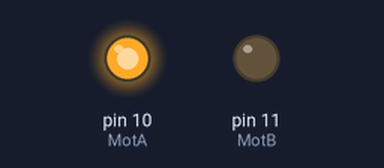
Bench run of a sketch on a simulated Arduino Uno, built with avr-gcc and run on an emulated ATmega328P. Parts: output pins drawn as LEDs (lit = HIGH). What the sketch prints to the serial monitor is not drawn.

Above: at 0.5 s.
At 1.5 s:
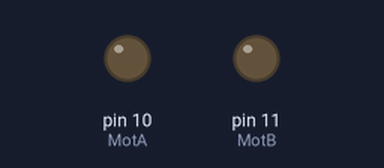
At 2.5 s:
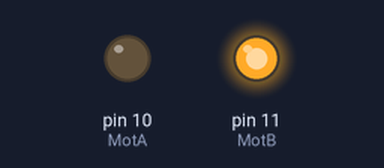
At 3.5 s:
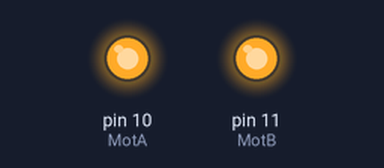
Timing chart, 0 to 5.2 s (numbered marks = the images above):
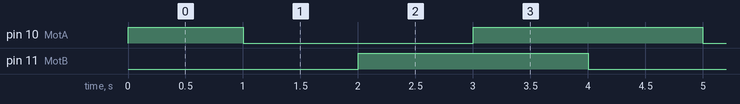

The sketch:

P5A1-PruebaPuenteH.ino
```cpp
#include <Wire.h>
#define MotA 10
#define MotB 11


void setup() {
  pinMode(MotA,OUTPUT);
  pinMode(MotB,OUTPUT);
  Serial.begin(9600);
}

void loop() {
  estado1();
  estado2();
  estado3();
  estado4();
}

void estado1(){
  digitalWrite(MotA, HIGH);
  digitalWrite(MotB, LOW);
  Serial.print("Levogiro");
  delay(1000);
}

void estado2(){
  digitalWrite(MotA, LOW);
  digitalWrite(MotB, LOW);
  Serial.print("Freno pasivo");
  delay(1000);
}

void estado3(){
  digitalWrite(MotA, LOW);
  digitalWrite(MotB, HIGH);
  Serial.print("Dextrogiro");
  delay(1000);
}


void estado4(){
  digitalWrite(MotA, HIGH);
  digitalWrite(MotB, HIGH);
  Serial.print("Freno activo");
  delay(1000);
}
```

Measured:
- by itself, pin 10 (MotA): repeats every 4.0 s: LOW 2.0 s, HIGH 2.0 s
- by itself, pin 11 (MotB): alternates HIGH for 2.0 s and LOW for 2.0 s
- by itself, everything shown: repeats every 4.0 s, in 4 steps
